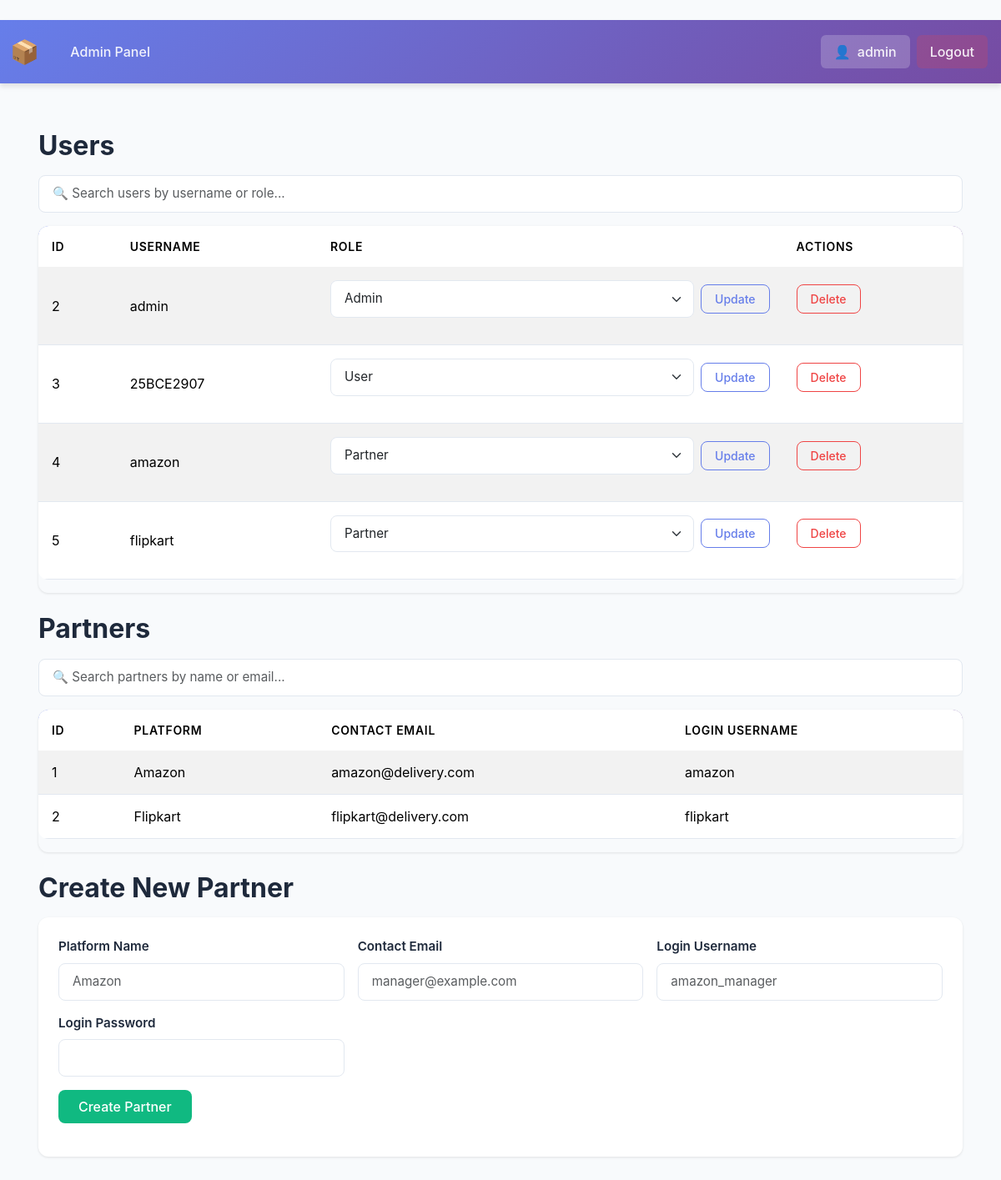
The app's page /admin_dashboard (signed in) with its own data.
### app/models.py (models this page shows, shortened)
class User(db.Model, UserMixin):
    __tablename__ = 'user'
    id = db.Column(db.Integer, primary_key=True)
    username = db.Column(db.String(120), unique=True, nullable=False)
    email = db.Column(db.String(255), unique=True, nullable=True, index=True)
    password_hash = db.Column(db.String(255), nullable=False)
    role = db.Column(db.String(20), nullable=False, default='user')  # 'user' | 'admin' | 'partner'
    partner_profile = db.relationship('Partner', back_populates='user', uselist=False)
    orders = db.relationship('Order', back_populates='user')

class Partner(db.Model):
    __tablename__ = 'partner'
    id = db.Column(db.Integer, primary_key=True)
    platform_name = db.Column(db.String(120), nullable=False)
    contact_email = db.Column(db.String(255), nullable=True)
    user_id = db.Column(db.Integer, db.ForeignKey('user.id'), unique=True, nullable=False)
    user = db.relationship('User', back_populates='partner_profile')
    time_slots = db.relationship('TimeSlot', back_populates='partner', cascade='all, delete-orphan')
    orders = db.relationship('Order', back_populates='partner')

### app/routes.py (the view, shortened to what this page needs)
@bp.route('/admin_dashboard', methods=['GET', 'POST'])
@login_required
def admin_dashboard():
    if current_user.role != 'admin':
        abort(403)
    users = User.query.order_by(User.id.asc()).all()
    partners = Partner.query.order_by(Partner.platform_name.asc()).all()
    orders = Order.query.order_by(Order.created_at.desc()).all()
    return render_template('dashboard_admin.html', users=users, partners=partners, orders=orders)

### app/routes.py (called while the page is built)
@login_manager.user_loader
def load_user(user_id):
    return User.query.get(int(user_id))

### app/templates/dashboard_admin.html (shortened to what this page needs)
﻿{% extends 'base.html' %}
{% block content %}
<h2 class="mb-3">Users</h2>
<div class="mb-3">
  <input type="text" id="searchUsers" class="form-control" placeholder="🔍 Search users by username or role...">
</div>
<div class="table-responsive mb-4" style="max-height: 500px; overflow-y: auto;">
  <table class="table table-striped align-middle">
    <thead>
      <tr>
        <th>ID</th>
        <th>Username</th>
        <th>Role</th>
        <th>Actions</th>
      </tr>
    </thead>
    <tbody>
      {% for u in users %}
        <tr>
          <td>{{ u.id }}</td>
          <td>{{ u.username }}</td>
          <td>
            <form method="post" class="d-flex align-items-center gap-2">
              <select name="role" class="form-select form-select-sm role-select">
                {% for r in ['user','partner','admin'] %}
                  <option value="{{ r }}" {% if u.role==r %}selected{% endif %}>{{ r|capitalize }}</option>
                {% endfor %}
              </select>
              <button type="submit" class="btn btn-sm btn-outline-primary">Update</button>
            </form>
          </td>
          <td>
            <form method="post" onsubmit="return confirm('Delete user {{ u.username }}?')">
              <button type="submit" class="btn btn-sm btn-outline-danger">Delete</button>
            </form>
          </td>
        </tr>
      {% endfor %}
    </tbody>
  </table>
</div>
<h2 class="mb-3">Partners</h2>
<div class="mb-3">
  <input type="text" id="searchPartners" class="form-control" placeholder="🔍 Search partners by name or email...">
</div>
<div class="table-responsive mb-4" style="max-height: 400px; overflow-y: auto;">
  <table class="table table-striped align-middle">
    <thead>
      <tr>
        <th>ID</th>
        <th>Platform</th>
        <th>Contact Email</th>
        <th>Login Username</th>
      </tr>
    </thead>
    <tbody>
      {% for p in partners %}
        <tr>
          <td>{{ p.id }}</td>
          <td>{{ p.platform_name }}</td>
          <td>{{ p.contact_email or '' }}</td>
          <td>{{ p.user.username if p.user }}</td>
        </tr>
      {% endfor %}
    </tbody>
  </table>
</div>
<h2 class="mb-3">Create New Partner</h2>
<div class="card mb-4">
  <div class="card-body">
    <form method="post" class="row g-3">
      <div class="col-md-4">
        <label class="form-label">Platform Name</label>
        <input type="text" name="platform_name" class="form-control" placeholder="Amazon" required />
      </div>
      <div class="col-md-4">
        <label class="form-label">Contact Email</label>
        <input type="email" name="contact_email" class="form-control" placeholder="manager@example.com" />
      </div>
      <div class="col-md-4">
        <label class="form-label">Login Username</label>
        <input type="text" name="username" class="form-control" placeholder="amazon_manager" required />
      </div>
      <div class="col-md-4">
        <label class="form-label">Login Password</label>
        <input type="password" name="password" class="form-control" required />
      </div>
      <div class="col-12">
        <button type="submit" class="btn btn-success">Create Partner</button>
      </div>
    </form>
  </div>
</div>
{% endblock %}

### app/templates/base.html (shortened to what this page needs)
﻿<!doctype html>
<html lang="en">
  <head>
    <link href="https://cdn.jsdelivr.net/npm/bootstrap@5.3.2/dist/css/bootstrap.min.css" rel="stylesheet">
    <link rel="stylesheet" href="{{ url_for('static', filename='style.css') }}" />
  </head>
  <body class="app-body">
    <nav class="navbar navbar-expand-lg navbar-dark app-navbar">
      <div class="container-fluid">
        <a class="navbar-brand fw-bold" href="{{ url_for('main.dashboard') if current_user.is_authenticated else url_for('main.home') }}">
          <span class="brand-logo">📦</span>
        </a>
        <div class="collapse navbar-collapse" id="navbarNav">
          <ul class="navbar-nav me-auto mb-2 mb-lg-0">
            {% if current_user.is_authenticated %}
              {% if current_user.role == 'admin' %}
                <li class="nav-item"><a class="nav-link" href="{{ url_for('main.admin_dashboard') }}">Admin Panel</a></li>
              {% endif %}
            {% endif %}
          </ul>
          <ul class="navbar-nav align-items-center">
            {% if current_user.is_authenticated %}
              <li class="nav-item">
                <span class="nav-link user-badge">
                  <i class="user-icon">👤</i>
                  {{ current_user.username }}
                </span>
              </li>
              <li class="nav-item"><a class="nav-link btn-logout" href="{{ url_for('main.logout') }}">Logout</a></li>
            {% else %}
              <li class="nav-item"><a class="nav-link" href="{{ url_for('main.signin') }}">Sign In</a></li>
              <li class="nav-item"><a class="nav-link btn-signup" href="{{ url_for('main.signup') }}">Sign Up</a></li>
            {% endif %}
          </ul>
        </div>
      </div>
    </nav>
    <div class="container my-4">
      {% block content %}{% endblock %}
    </div>
  </body>
</html>

### app/static/style.css (style rules this page uses)
:root { --primary-color: #667eea; --primary-dark: #5568d3; --secondary-color: #764ba2; --success-color: #10b981; --danger-color: #ef4444; --warning-color: #f59e0b; --info-color: #3b82f6; --dark-bg: #1e293b; --light-bg: #f8fafc; --card-bg: #ffffff; --text-primary: #1e293b; --text-secondary: #64748b; --border-color: #e2e8f0; --shadow-sm: 0 1px 3px rgba(0, 0, 0, 0.1); --shadow-md: 0 4px 6px rgba(0, 0, 0, 0.1); --shadow-lg: 0 10px 25px rgba(0, 0, 0, 0.15); }
body { font-family: 'Inter', system-ui, -apple-system, 'Segoe UI', Roboto, Arial, sans-serif; margin: 0; background-color: var(--light-bg); color: var(--text-primary); }
.app-body { min-height: 100vh; }
.container { padding: 2rem 1rem; }
.app-navbar { background: linear-gradient(135deg, var(--primary-color) 0%, var(--secondary-color) 100%) !important; box-shadow: var(--shadow-md); padding: 0.75rem 0; }
.app-navbar .navbar-brand { font-size: 1.75rem; letter-spacing: 0.05em; }
.brand-logo { color: #ffffff; font-weight: 800; padding: 0; }
.app-navbar .nav-link { color: rgba(255, 255, 255, 0.9) !important; font-weight: 500; transition: all 0.2s ease; padding: 0.5rem 1rem !important; border-radius: 6px; margin: 0 0.25rem; }
.user-badge { background: rgba(255, 255, 255, 0.2) !important; border-radius: 20px; padding: 0.4rem 1rem !important; display: flex; align-items: center; gap: 0.5rem; }
.user-icon { font-style: normal; }
.btn-logout { background: rgba(239, 68, 68, 0.2) !important; color: white !important; }
.card { border: none !important; border-radius: 12px !important; box-shadow: var(--shadow-sm) !important; transition: all 0.3s ease; background: var(--card-bg); }
.card-body { padding: 1.5rem !important; }
.btn { border-radius: 8px !important; padding: 0.5rem 1.5rem !important; font-weight: 500; transition: all 0.2s ease; border: none; }
.btn-success { background: var(--success-color) !important; color: white !important; }
.btn-danger, .btn-outline-danger { background: var(--danger-color) !important; color: white !important; border: none !important; }
.btn-outline-danger { background: transparent !important; border: 1px solid var(--danger-color) !important; color: var(--danger-color) !important; }
.btn-outline-primary { border: 1px solid var(--primary-color) !important; color: var(--primary-color) !important; background: transparent !important; }
.btn-sm { padding: 0.375rem 1rem !important; font-size: 0.875rem; }
.table { background: var(--card-bg); border-radius: 12px; overflow: hidden; }
.table thead { background: linear-gradient(135deg, var(--primary-color) 0%, var(--secondary-color) 100%); color: white; }
.table thead th { border: none !important; font-weight: 600; padding: 1rem !important; text-transform: uppercase; font-size: 0.875rem; letter-spacing: 0.05em; }
.table tbody tr { transition: all 0.2s ease; }
.table tbody td { padding: 1rem !important; vertical-align: middle; border-color: var(--border-color) !important; }
.table-responsive { border-radius: 12px; box-shadow: var(--shadow-sm); }
.role-select { min-width: 160px; padding-right: 2rem !important; }
.form-control, .form-select { border: 1px solid var(--border-color) !important; border-radius: 8px !important; padding: 0.625rem 1rem !important; transition: all 0.2s ease; font-size: 0.95rem; }
.form-label { font-weight: 600; color: var(--text-primary); margin-bottom: 0.5rem; font-size: 0.95rem; }
h2, h3, h4, h5 { color: var(--text-primary); font-weight: 700; }
h2 { font-size: 2rem; margin-bottom: 1.5rem; }

### records on screen
User: username "admin", id "2", role "Admin"
User: id "3", username "25BCE2907", role "User"
User: id "4", username "amazon", role "Partner"
User: id "5", username "flipkart", role "Partner"
Partner: id "1", platform_name "Amazon", contact_email "amazon@delivery.com", user "amazon"
Partner: id "2", platform_name "Flipkart", contact_email "flipkart@delivery.com", user "flipkart"
